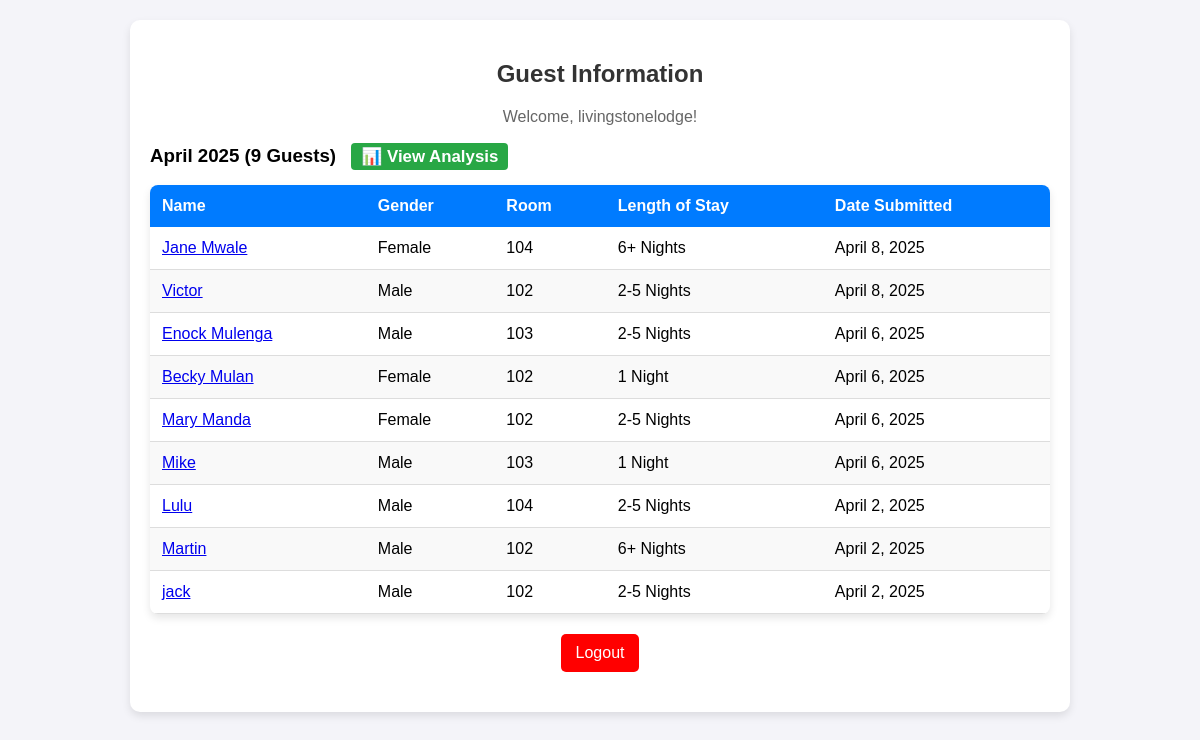
Screenshot of /guests/ (signed in) with the database file from the repository.
### questionnaire/models.py (models this page shows, shortened)
class Guest(models.Model):
    GENDER_CHOICES = [
        ('Male', 'Male'),
        ('Female', 'Female'),
    ]
    name = models.CharField(max_length=255)
    gender = models.CharField(max_length=10, choices=GENDER_CHOICES)
    room_number = models.CharField(max_length=10)
    length_of_stay = models.CharField(
        max_length=20,
        choices=[
            ('1 Night', '1 Night'),
            ('2-5 Nights', '2-5 Nights'),
            ('6+ Nights', '6 or More Nights'),
        ]
    )
    created_at = models.DateTimeField(auto_now_add=True)
    date_submitted = models.DateField(default=timezone.now)  # NEW FIELD for admin grouping

### questionnaire/views.py (the view)
# urls.py: path('guests/', views.guest_info, name='guest_info'),  # Guest info page (protected)
@login_required
def guest_info(request):
    guests_by_month = (
        Guest.objects.annotate(month=TruncMonth('date_submitted'))
        .values('month')
        .annotate(count=Count('id'))
        .order_by('-month')
    )
    guests = Guest.objects.all().order_by('-date_submitted')  # Get all guests ordered by latest
    return render(request, 'guest_info.html', {'guests_by_month': guests_by_month, 'guests': guests})

### questionnaire/templates/guest_info.html (shortened to what this page needs)
{% load static %}
<!DOCTYPE html>
<html lang="en">
<head>
    <link rel="stylesheet" type="text/css" href="{% static 'guest_info.css' %}">
</head>
<body>
    <div class="container">
        {% if user.is_authenticated %}
            <h2>Guest Information</h2>
            <p>Welcome, {{ user.username }}!</p>
            {% for month_data in guests_by_month %}
                <h3>
                    {{ month_data.month|date:"F Y" }} ({{ month_data.count }} Guests)
                    <a href="{% url 'satisfaction_analysis' %}?month={{ month_data.month|date:'m' }}&year={{ month_data.month|date:'Y' }}"
                        style="font-size: 0.9em; margin-left: 10px; background: #28a745; color: white; padding: 4px 10px; border-radius: 4px; text-decoration: none;">
                        📊 View Analysis
                    </a>
                </h3>
                <table>
                    <thead>
                        <tr>
                            <th>Name</th>
                            <th>Gender</th>
                            <th>Room</th>
                            <th>Length of Stay</th>
                            <th>Date Submitted</th>
                        </tr>
                    </thead>
                    <tbody>
                        {% for guest in guests %}
                            {% if guest.date_submitted|date:"F Y" == month_data.month|date:"F Y" %}
                                <tr>
                                    <td><a href="{% url 'guest_detail' guest.pk %}">{{ guest.name }}</a></td>
                                    <td>{{ guest.gender }}</td>
                                    <td>{{ guest.room_number }}</td>
                                    <td>{{ guest.length_of_stay }}</td>
                                    <td>{{ guest.date_submitted }}</td>
                                </tr>
                            {% endif %}
                        {% endfor %}
                    </tbody>
                </table>
            {% endfor %}
            <a href="{% url 'custom_logout' %}" class="logout-btn">Logout</a>
        {% else %}
            <p>Access Denied. Please <a href="{% url 'login' %}">Login</a> to continue.</p>
        {% endif %}
    </div>
</body>
</html>

### questionnaire/static/guest_info.css (style rules this page uses)
body { font-family: Arial, sans-serif; background-color: #f4f4f9; margin: 0; padding: 20px; }
.container { max-width: 900px; margin: auto; background: white; padding: 20px; box-shadow: 0px 4px 8px rgba(0, 0, 0, 0.1); border-radius: 10px; }
h2 { text-align: center; color: #333; margin-bottom: 20px; }
p { text-align: center; font-size: 16px; color: #666; }
table { width: 100%; border-collapse: collapse; background: white; border-radius: 8px; overflow: hidden; box-shadow: 0px 4px 8px rgba(0, 0, 0, 0.1); }
thead { background: #007bff; color: white; }
thead th { padding: 12px; text-align: left; }
tbody tr { border-bottom: 1px solid #ddd; }
tbody tr:nth-child(even) { background-color: #f9f9f9; }
tbody td { padding: 12px; }
.logout-btn { display: block; text-align: center; background: red; color: white; padding: 10px 15px; text-decoration: none; border-radius: 5px; margin: 20px auto; width: fit-content; transition: 0.3s ease; }

### rows the page displays
Guest: name "Jane Mwale", gender "Female", room_number "104", length_of_stay "6+ Nights", date_submitted "April 8, 2025"
Guest: name "Victor", gender "Male", room_number "102", length_of_stay "2-5 Nights", date_submitted "April 8, 2025"
Guest: name "Enock Mulenga", gender "Male", room_number "103", length_of_stay "2-5 Nights", date_submitted "April 6, 2025"
Guest: name "Becky Mulan", gender "Female", room_number "102", length_of_stay "1 Night", date_submitted "April 6, 2025"
Guest: name "Mary Manda", gender "Female", room_number "102", length_of_stay "2-5 Nights", date_submitted "April 6, 2025"
Guest: name "Mike", gender "Male", room_number "103", length_of_stay "1 Night", date_submitted "April 6, 2025"
Guest: name "Lulu", gender "Male", room_number "104", length_of_stay "2-5 Nights", date_submitted "April 2, 2025"
Guest: name "Martin", gender "Male", room_number "102", length_of_stay "6+ Nights", date_submitted "April 2, 2025"
Guest: name "jack", gender "Male", room_number "102", length_of_stay "2-5 Nights", date_submitted "April 2, 2025"

### other values shown
{{ user.username }} "livingstonelodge"
{{ month_data.month|date:"F Y" }} "April 2025"
{{ month_data.count }} "9"
